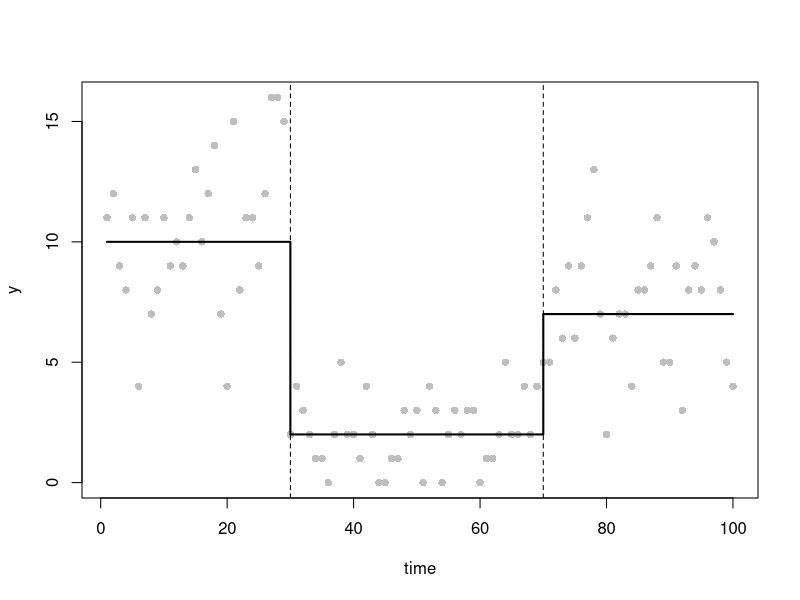
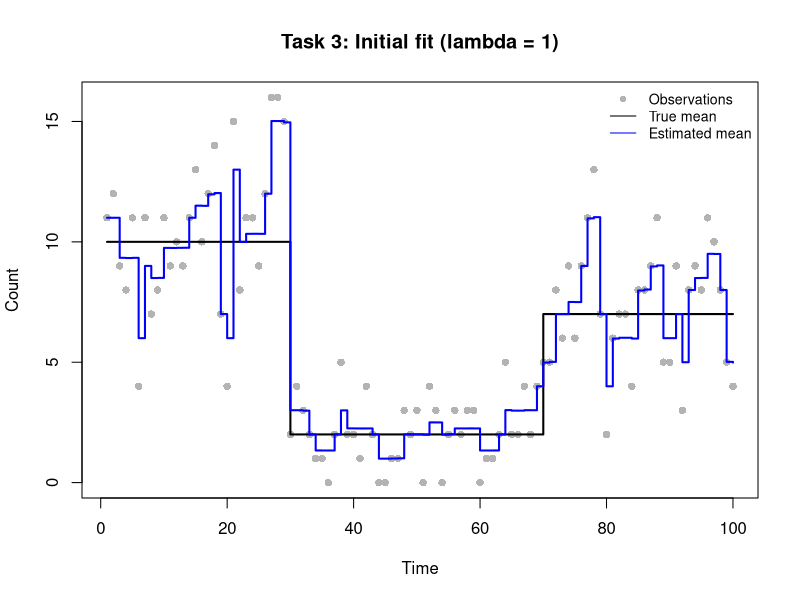
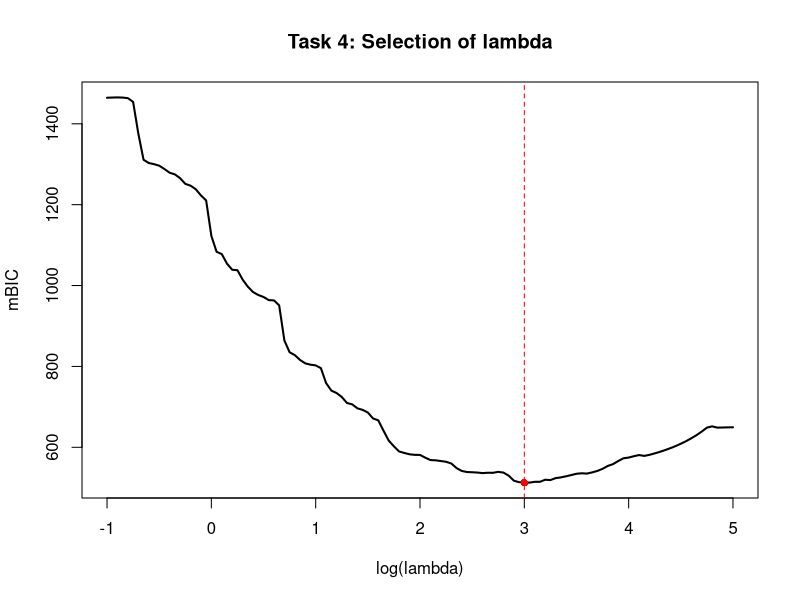
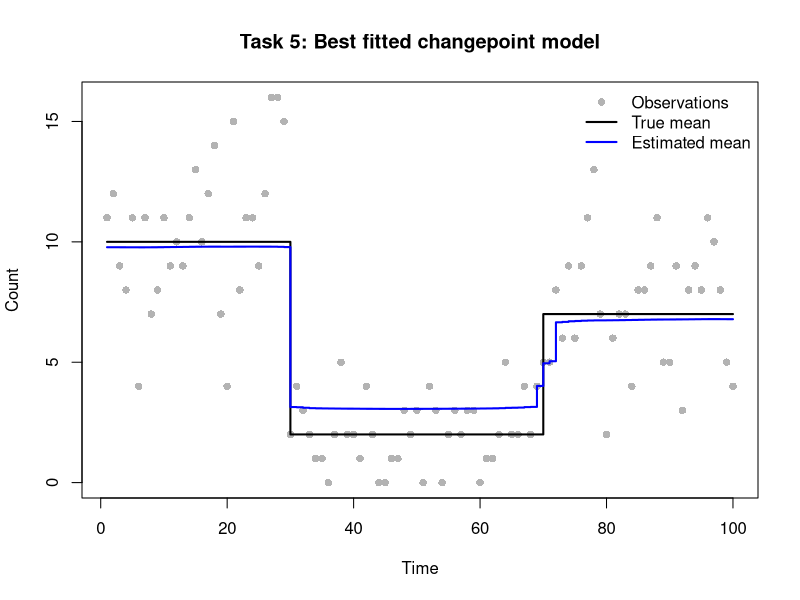
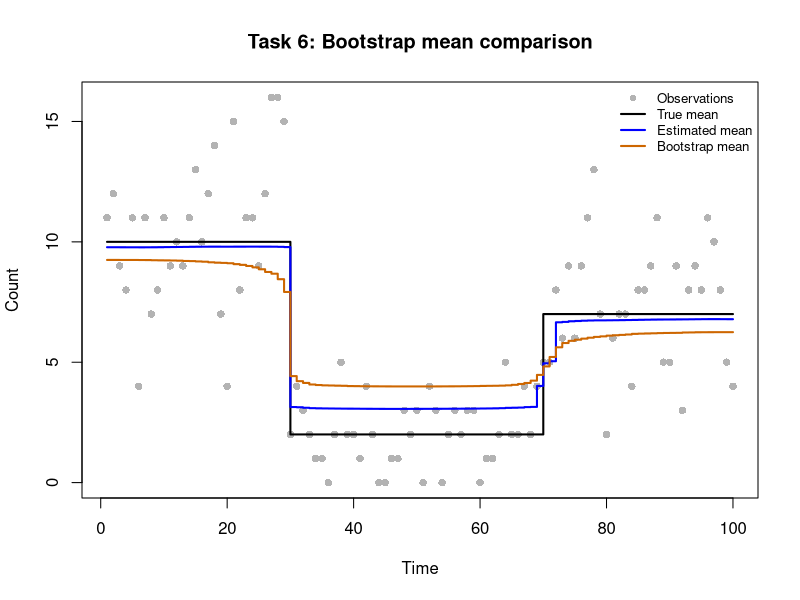
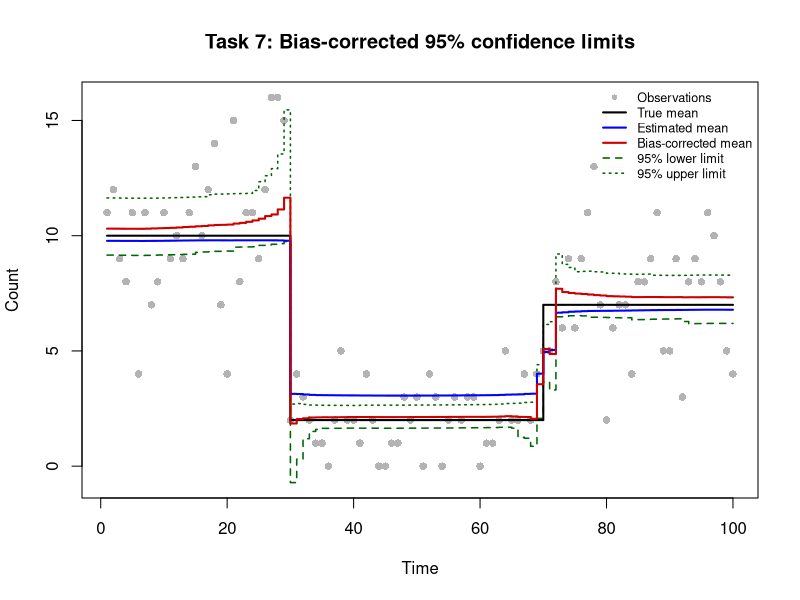

Reproduce these figures in R, in order.
# Practical 3: Poisson Changepoint Model
# GitHub repository: https://github.com/tttraveller/Extended-statistics-pratical_1-.git
#
# Group numbers: 36
# Group member contributions:
# Lianjie Wu(s2970562): Tasks 1-3
#   Data simulation, smoothed LASSO objective and derivatives,
#   finite-difference verification, and initial BFGS fitting.
# Sicheng Liang(s2956212): Tasks 4-5
#   mBIC-based penalty selection, optimal model refitting,
#   and changepoint estimation.
# Josie Zhuo(s2959889): Tasks 6-7
#   Parametric bootstrap, bias correction, confidence intervals,
#   and final visualisation.
# All members participated in code review, testing, and integration.

#t_start <- proc.time()
#Task 1: Simulate data from a poisson changepoint model
set.seed(12345)
n <- 100
time <- 1:n

tau_true <- c(1, 30, 70, n+1)  ## cpt positions (with tau_0 and tau_{m+1})
m_true <- length(tau_true)-2  ## number of cpts (m)
theta_true <- c(10, 2, 7)  ## segment parameters (theta_1, theta_2, theta_3)

mu_true <- numeric(n)  ## mean function

for(i in seq_along(theta_true))
  mu_true[tau_true[i]:(tau_true[i+1]-1)] <- theta_true[i]
y <- rpois(n, lambda = mu_true)  ## simulate data y

# plot the observations, true mean and changepoint locations
plot(time, y, pch = 16, col = "grey")
lines(mu_true, col="black", lwd=2, type ="s")
abline(v = tau_true[-c(1,length(tau_true))], lty="dashed")

#Task 2: Smoothed LASSO objective and its derivatives

# Compute the penalised negative Poisson log-likelihood
# The cumulative sum of beta gives the log-mean at each time point
# Only beta[2:n]is penalised, since beta[1] is the baseline
poission_lasso_objective <- function(beta, y, lambda = 1, eps = 1e-6) {
  eta <- cumsum(beta)
  mu <- exp(eta)
  neg_loglik <- sum(mu - y * eta + lgamma(y + 1))
  penalty <- lambda * sum(sqrt(beta[-1L]^2 + eps))
  neg_loglik + penalty
}

# Compute the gradient of the penalised objective
# Reverse cumulative sums compute the negative log-likelihood gradient
# The smoothed LASSO derivative is added for beta[2:n]
poission_lasso_grad <- function(beta, y, lambda = 1, eps = 1e-6) {
  mu <- exp(cumsum(beta))
  gradient <- rev(cumsum(rev(mu - y)))
  gradient[-1L] <- gradient[-1L] +
    lambda * beta[-1L] / sqrt(beta[-1L]^2 + eps)
  gradient
}

# Compute the Hessian matrix of the penalised objective
# Each likelihood entry sums mu from max(i,j) to n
poission_lasso_hess <- function(beta, y, lambda = 1, eps = 1e-6) {
  p <- length(beta)
  mu <- exp(cumsum(beta))
  tail_mu <- rev(cumsum(rev(mu)))
  max_index <- outer(seq_len(p), seq_len(p), FUN = pmax)
  H <- matrix(tail_mu[as.vector(max_index)], nrow = p, ncol = p)
  j <- seq.int(2L, p)
  H[cbind(j, j)] <- H[cbind(j, j)] +
    lambda * eps / (beta[j]^2 + eps)^(3 / 2)
  H
}

# Check the analytical derivatives using central finite differences
# Start from a constant-mean model with no initial changepoints
beta_start <- c(log(mean(y)), rep(0, n - 1L))

# Test the baseline and three selected change parameters
check_idx <- c(1L, 30L, 70L, 100L)
h <- 1e-6

# Approximate the gradient using difference in objective values
numeric_grad <- sapply(check_idx, function(j) {
  bp <- beta_start
  bm <- beta_start
  bp[j] <- bp[j] + h
  bm[j] <- bm[j] - h
  (poission_lasso_objective(bp, y) -
      poission_lasso_objective(bm, y)) / (2 * h)
})
analytic_grad <- poission_lasso_grad(beta_start, y)
grad_error <- max(abs(numeric_grad - analytic_grad[check_idx]))

# Approximate Hessian columns using differences in gradients
numeric_hess_cols <- sapply(check_idx, function(j) {
  bp <- beta_start
  bm <- beta_start
  bp[j] <- bp[j] + h
  bm[j] <- bm[j] - h
  (poission_lasso_grad(bp, y) - poission_lasso_grad(bm, y)) / (2 * h)
})
analytic_hess <- poission_lasso_hess(beta_start, y)
hess_error <- max(abs(numeric_hess_cols - analytic_hess[, check_idx]))

# Report the largest errors and stop if they exceed tolerance
cat("Finite-difference gradient max error:", grad_error, "\n")
cat("Finite-difference Hessian max error:", hess_error, "\n")
stopifnot(grad_error < 1e-3, hess_error < 1e-2)


# Task 3: Initial model fitting with lambda=1

# Fit the penalised Poisson model using BFGS
# If optimisation fails to converge, restart from the last estimate
# with an increased iteration limit
fit_poisson <- function(y, lambda, start) {
  fit <- optim(par = start,
               fn = poission_lasso_objective,
               gr = poission_lasso_grad,
               y = y, lambda = lambda, eps = 1e-6,
               method = "BFGS",
               control = list(maxit = 2000, reltol = 1e-9))
  if (fit$convergence != 0L) {
    fit <- optim(par = fit$par,
                 fn = poission_lasso_objective,
                 gr = poission_lasso_grad,
                 y = y, lambda = lambda, eps = 1e-6,
                 method = "BFGS",
                 control = list(maxit = 4000, reltol = 1e-9))
  }
  fit
}

# Fit the model with the initial penalty lambda=1
fit_initial <- fit_poisson(y, lambda = 1, start = beta_start)

# Check convergence and the remaining gradient magnitude
cat("Task 3 BFGS convergence code:", fit_initial$convergence, "\n")
cat("Task 3 maximum absolute gradient:",
    max(abs(poission_lasso_grad(fit_initial$par, y, lambda = 1))), "\n")
if (fit_initial$convergence != 0L) stop("Task 3 did not converge.")

# Recover the estimated mean from the fitted log-mean parameters
mu_initial <- exp(cumsum(fit_initial$par))

# Compare observations with the ture and estimated mean functions
plot(
  time, y,
  pch = 16, col = "grey70",
  xlab = "Time", ylab = "Count",
  main = "Task 3: Initial fit (lambda = 1)"
)

lines(time, mu_true, col = "black", lwd = 2, type = "s")
lines(time, mu_initial, col = "blue", lwd = 2, type = "s")

legend(
  "topright",
  legend = c("Observations", "True mean", "Estimated mean"),
  col = c("grey70", "black", "blue"),
  pch = c(16, NA, NA),
  lty = c(NA, 1, 1),
  cex = 0.85,
  bty = "n"
)


#Task 4: Penalty selection via grid search and mBIC

#generate the 121 lambda values
log_lambda_grid <- seq(-1, 5, by = 0.05)
lambda_grid <- exp(log_lambda_grid)
n_lambda <- length(lambda_grid)

# Store the results for each penalty value
mbic_values <- rep(NA_real_, n_lambda)
edf_values <- rep(NA_real_, n_lambda)
loglik_values <- rep(NA_real_, n_lambda)
convergence_codes <- rep(NA_integer_, n_lambda)

# Use warm starts to improve optimisation efficiency.
beta_current <- beta_start

for (i in seq_along(lambda_grid)) {
  lambda_current <- lambda_grid[i]
  # Fit the penalised Poisson model(by BFGS)
  fit <- fit_poisson(
    y = y,
    lambda = lambda_current,
    start = beta_current
  )
  
  # Record the convergence and skip unsuccessful fits
  convergence_codes[i] <- fit$convergence
  
  if (fit$convergence != 0L) {
    warning(paste("Optimisation failed at lambda =", lambda_current))
    next
  }
  
  # Extract the estimated parameters and update the parameters
  beta_hat <- fit$par
  beta_current <- beta_hat
  
  # Compute Hessians
  H_lambda <- poission_lasso_hess(
    beta_hat, y, lambda = lambda_current
  )
  
  H_0 <- poission_lasso_hess(
    beta_hat, y, lambda = 0
  )
  
  # Compute the effective degrees of freedom
  # Handle possible numerical failures when solving the Hessian system.
  edf <- tryCatch(
    sum(diag(solve(H_lambda, H_0))),#compute the trace(H_lambda^{-1} * H_0)
    error = function(e) {
      warning(paste("EDF calculation failed at lambda =", lambda_current))
      NA_real_
    }
  )
  
  if (!is.finite(edf)) next
  
  # Evaluate the unpenalised log-likelihood
  loglik <- -poission_lasso_objective(
    beta_hat, y, lambda = 0
  )
  
  # Compute the effective number of changepoints
  m_tilde <- edf - 1
  
  # Modified BIC
  mbic <- 3 * m_tilde * log(length(y)) - 2 * loglik
  
  # Results
  edf_values[i] <- edf
  loglik_values[i] <- loglik
  mbic_values[i] <- mbic
}
# Warn if any grid points failed to converge or produced invalid mBIC values
if (any(convergence_codes != 0L, na.rm = TRUE) ||
    any(!is.finite(mbic_values))) {
  warning("Some grid search results are invalid. Inspect Task 4.")
}

# Combine the results
q4_results <- data.frame(
  log_lambda = log_lambda_grid,
  lambda = lambda_grid,
  EDF = edf_values,
  mBIC = mbic_values,
  convergence = convergence_codes
)

# Check that valid results are available
valid_index <- which(is.finite(mbic_values))

if (length(valid_index) == 0L) {
  stop("No valid mBIC values were obtained.")
}

best_index <- valid_index[
  which.min(mbic_values[valid_index])
]

lambda_best <- lambda_grid[best_index]
log_lambda_best <- log_lambda_grid[best_index]
edf_best <- edf_values[best_index]
m_tilde_best <- edf_best - 1

# Display the selected model
cat("Best lambda:", lambda_best, "\n")
cat("Best log(lambda):", log_lambda_best, "\n")
cat("Minimum mBIC:", mbic_values[best_index], "\n")
cat("Effective degrees of freedom:", edf_best, "\n")
cat("Effective number of changepoints:", m_tilde_best, "\n")
cat("Number of invalid mBIC values:",
    sum(!is.finite(mbic_values)), "\n")
cat("Number of failed optimisations:",
    sum(convergence_codes != 0L, na.rm = TRUE), "\n")

# Plot mBIC against log(lambda)
plot(log_lambda_grid, mbic_values,
     type = "l",
     lwd = 2,
     xlab = "log(lambda)",
     ylab = "mBIC",
     main = "Task 4: Selection of lambda")

abline(v = log_lambda_best, col = "red", lty = 2)
points(log_lambda_best, mbic_values[best_index],
       col = "red", pch = 16)


#task5 Optimal model refitting and changepoint identification

# Refit the model
fit_best <- fit_poisson(
  y = y,
  lambda = lambda_best,
  start = beta_start
)

# Check the convergence
cat("Task 5 BFGS convergence code:", fit_best$convergence, "\n")

if (fit_best$convergence != 0L) {
  stop("Task 5 optimisation did not converge.")
}

# Extract the estimated parameters
beta_best <- fit_best$par

# Compute the estimated mean function
mu_best <- exp(cumsum(beta_best))

# Estimate the number of changepoints
m_hat <- floor(m_tilde_best)

# Identify the changepoints using the largest absolute coefficients
beta_changes <- abs(beta_best[-1L])

if (m_hat > 0L) {
  sorted_index <- order(beta_changes, decreasing = TRUE)
  tau_hat <- sort(sorted_index[seq_len(m_hat)] + 1L)
} else {
  tau_hat <- integer(0)
}

# Display the estimated changepoints
cat("Selected lambda:", lambda_best, "\n")
cat("Estimated number of changepoints:", m_hat, "\n")
cat("Estimated changepoint locations:", tau_hat, "\n")
cat("Task 5 maximum absolute gradient:",
    max(abs(poission_lasso_grad(beta_best, y, lambda = lambda_best))), "\n")

# Plot the observations, true mean and estimated mean
plot(time, y,
     pch = 16,
     col = "grey70",
     xlab = "Time",
     ylab = "Count",
     main = "Task 5: Best fitted changepoint model")

lines(time, mu_true, col = "black", lwd = 2, type = "s")
lines(time, mu_best, col = "blue", lwd = 2, type = "s")

legend("topright",
       legend = c("Observations", "True mean", "Estimated mean"),
       col = c("grey70", "black", "blue"),
       pch = c(16, NA, NA),
       lty = c(NA, 1, 1),
       lwd = c(NA, 2, 2),
       bty = "n")


# Task 6: Parametric bootstrap and bias correction

# Use the selected penalty for all 200 bootstrap samples.
B <- 200L
n_obs <- length(y)

stopifnot(
  length(time) == n_obs,
  length(mu_true) == n_obs,
  length(mu_best) == n_obs,
  length(beta_best) == n_obs,
  all(is.finite(mu_best)), all(mu_best > 0),
  is.finite(lambda_best), lambda_best > 0
)

# Fix the seed and store each fitted bootstrap mean function.
set.seed(20261117)
mu_boot <- matrix(NA_real_, nrow = B, ncol = n_obs)
boot_convergence <- integer(B)

# Simulate Poisson data and refit with the selected penalty.
boot_elapsed <- system.time({
  for (b in seq_len(B)) {
    y_sim <- rpois(n_obs, lambda = mu_best)
    fit_sim <- fit_poisson(y_sim, lambda = lambda_best,
                           start = beta_best)
    
    # Verify convergence before accepting the fitted mean.
    boot_convergence[b] <- fit_sim$convergence
    if (fit_sim$convergence != 0L) {
      stop(sprintf("Task 6: bootstrap fit %d did not converge.", b))
    }
    
    mu_sim <- exp(cumsum(fit_sim$par))
    if (any(!is.finite(mu_sim)) || any(mu_sim <= 0)) {
      stop(sprintf("Task 6: invalid fitted mean for sample %d.", b))
    }
    mu_boot[b, ] <- mu_sim
  }
})[["elapsed"]]


# Estimate the bootstrap mean and correct its pointwise bias.
mu_bar <- colMeans(mu_boot)
bootstrap_bias <- mu_bar - mu_best
mu_bc <- mu_best - bootstrap_bias

# Reflect the 95% percentile limits around the original estimate.
percentile_limits <- apply(mu_boot, 2L, quantile,
                           probs = c(0.025, 0.975), names = FALSE)
q_L <- percentile_limits[1L, ]
q_U <- percentile_limits[2L, ]
q_L_bc <- 2 * mu_best - q_U
q_U_bc <- 2 * mu_best - q_L

stopifnot(all(is.finite(mu_bc)), all(is.finite(q_L_bc)),
          all(is.finite(q_U_bc)), all(q_L_bc <= q_U_bc))

cat("Task 6 completed bootstrap fits:",
    sum(boot_convergence == 0L), "of", B, "\n")
#cat("Task 6 bootstrap elapsed time (seconds):",
#    round(boot_elapsed, 2), "\n")

# Compare observed counts and the three mean functions.
plot(time, y, pch = 16, col = "grey70",
     ylim = range(c(0, y, mu_true, mu_best, mu_bar)),
     xlab = "Time", ylab = "Count",
     main = "Task 6: Bootstrap mean comparison")
lines(time, mu_true, col = "black", lwd = 2, type = "s")
lines(time, mu_best, col = "blue", lwd = 2, type = "s")
lines(time, mu_bar, col = "darkorange3", lwd = 2, type = "s")
legend("topright",
       legend = c("Observations", "True mean", "Estimated mean",
                  "Bootstrap mean"),
       col = c("grey70", "black", "blue", "darkorange3"),
       pch = c(16, NA, NA, NA),
       lty = c(NA, 1, 1, 1),
       lwd = c(NA, 2, 2, 2),
       cex = 0.8, bty = "n")


# Task 7: Final plot with bias-corrected confidence limits

# Report negative basic-bootstrap limits without altering them.
negative_lower_idx <- which(q_L_bc < 0)
if (length(negative_lower_idx) > 0L) {
  cat("Task 7: negative corrected lower limits at time points:",
      paste(time[negative_lower_idx], collapse = ", "), "\n")
}

# Include all plotted series when choosing the vertical range.
final_ylim <- range(c(0, y, mu_true, mu_best, mu_bc,
                      q_L_bc, q_U_bc))

plot(time, y, pch = 16, col = "grey70", ylim = final_ylim,
     xlab = "Time", ylab = "Count",
     main = "Task 7: Bias-corrected 95% confidence limits")
# Give the lower and upper confidence limits distinct line types.
lines(time, q_L_bc, col = "darkgreen", lwd = 1.5,
      lty = 2, type = "s")
lines(time, q_U_bc, col = "darkgreen", lwd = 1.5,
      lty = 3, type = "s")
lines(time, mu_true, col = "black", lwd = 2, type = "s")
lines(time, mu_best, col = "blue", lwd = 2, type = "s")
lines(time, mu_bc, col = "red3", lwd = 2, type = "s")
legend("topright",
       legend = c("Observations", "True mean", "Estimated mean",
                  "Bias-corrected mean", "95% lower limit",
                  "95% upper limit"),
       col = c("grey70", "black", "blue", "red3",
               "darkgreen", "darkgreen"),
       pch = c(16, NA, NA, NA, NA, NA),
       lty = c(NA, 1, 1, 1, 2, 3),
       lwd = c(NA, 2, 2, 2, 1.5, 1.5),
       cex = 0.76, bty = "n")

cat("Task 7 plot displayed.\n")
#t_total <- proc.time() - t_start
#print(t_total)
#cat("Total elapsed time (s):", t_total["elapsed"], "\n")
